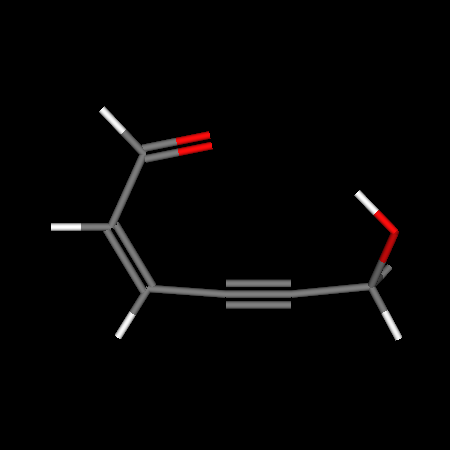

Write the Python code that produced this figure.
#!/usr/bin/env python
# Demonstrate vtkMoleculeMapper with bond coloring in discrete-by-atom mode.

import vtkmodules.vtkInteractionStyle  # noqa: F401
import vtkmodules.vtkRenderingOpenGL2  # noqa: F401

from vtkmodules.vtkCommonDataModel import vtkMolecule
from vtkmodules.vtkDomainsChemistry import vtkMoleculeMapper
from vtkmodules.vtkRenderingCore import (
    vtkActor,
    vtkRenderWindow,
    vtkRenderWindowInteractor,
    vtkRenderer,
)

# Build molecule.
mol = vtkMolecule()
mol.Initialize()

o1 = mol.AppendAtom(8, 3.0088731969, 1.1344098673, 0.9985902874)
o2 = mol.AppendAtom(8, -0.2616286966, 2.7806709534, 0.7027800226)
c1 = mol.AppendAtom(6, -2.0738607910, 1.2298524695, 0.3421802228)
c2 = mol.AppendAtom(6, -1.4140240045, 0.1045928523, 0.0352265378)
c3 = mol.AppendAtom(6, 0.0000000000, 0.0000000000, 0.0000000000)
c4 = mol.AppendAtom(6, 1.2001889412, 0.0000000000, 0.0000000000)
c5 = mol.AppendAtom(6, -1.4612030913, 2.5403617582, 0.6885503164)
c6 = mol.AppendAtom(6, 2.6528126498, 0.1432895796, 0.0427014196)
h1 = mol.AppendAtom(1, -3.1589178142, 1.2268537165, 0.3536340040)
h2 = mol.AppendAtom(1, -1.9782163251, -0.7930325394, -0.1986937306)
h3 = mol.AppendAtom(1, 3.0459155564, 0.4511167867, -0.9307386568)
h4 = mol.AppendAtom(1, 3.1371551056, -0.7952192984, 0.3266426961)
h5 = mol.AppendAtom(1, 2.3344947615, 1.8381683043, 0.9310726537)
h6 = mol.AppendAtom(1, -2.1991803919, 3.3206134015, 0.9413825084)

mol.AppendBond(c1, c5, 1)
mol.AppendBond(c1, c2, 2)
mol.AppendBond(c2, c3, 1)
mol.AppendBond(c3, c4, 3)
mol.AppendBond(c4, c6, 1)
mol.AppendBond(c5, o2, 2)
mol.AppendBond(c6, o1, 1)
mol.AppendBond(c5, h6, 1)
mol.AppendBond(c1, h1, 1)
mol.AppendBond(c2, h2, 1)
mol.AppendBond(c6, h3, 1)
mol.AppendBond(c6, h4, 1)
mol.AppendBond(o1, h5, 1)

# Molecule mapper: bonds only, discrete-by-atom coloring.
mol_mapper = vtkMoleculeMapper()
mol_mapper.SetInputData(mol)
mol_mapper.UseBallAndStickSettings()
mol_mapper.RenderAtomsOff()
mol_mapper.SetBondColorModeToDiscreteByAtom()

actor = vtkActor()
actor.SetMapper(mol_mapper)

# Rendering pipeline.
renderer = vtkRenderer()
renderer.AddActor(actor)
renderer.SetBackground(0.0, 0.0, 0.0)

render_window = vtkRenderWindow()
render_window.SetSize(450, 450)
render_window.SetMultiSamples(0)
render_window.AddRenderer(renderer)
render_window.SetWindowName("bond color mode discrete by atom")

render_window.Render()
renderer.GetActiveCamera().Zoom(2.2)

interactor = vtkRenderWindowInteractor()
interactor.SetRenderWindow(render_window)

interactor.Initialize()
interactor.Start()
